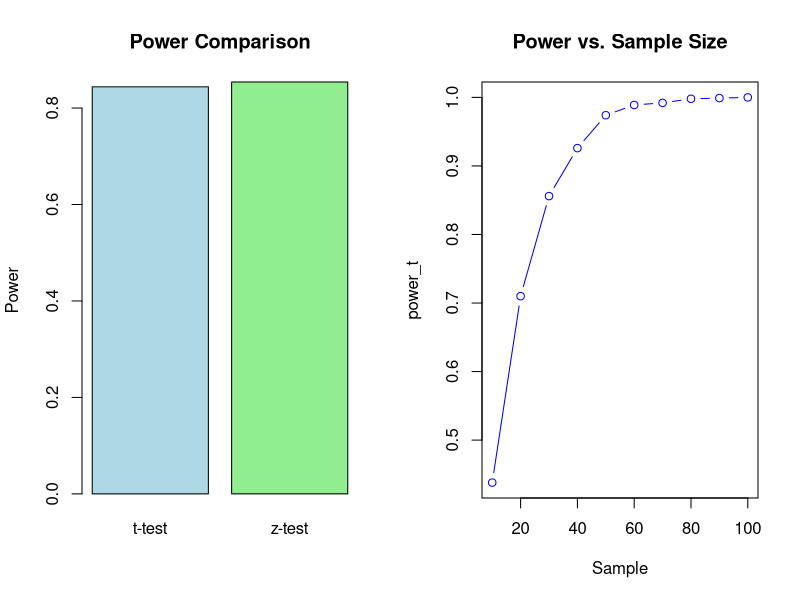

This chart was generated by the following R code:
# Lab 15: Compare the Power of Different Tests for the Same Hypothesis
# Parameters
mu0 <- 5 # Null hypothesis mean
mu1 <- 6 # Alternative hypothesis mean
sigma <- 2 # Population standard deviation
n <- 30 # Sample size
alpha <- 0.05 # Significance level
N_sim <- 1000 # Number of simulations
# Initialize power counters
power_t_test <- 0
power_z_test <- 0
# Simulation
set.seed(123)
for (i in 1:N_sim) {
 # Simulate data under H1
 data <- rnorm(n, mean = mu1, sd = sigma)
 # Perform t-test
 t_test <- t.test(data, mu = mu0, alternative = "greater")
 if (t_test$p.value < alpha) {
 power_t_test <- power_t_test + 1
 }
 # Perform z-test
 z_stat <- (mean(data) - mu0) / (sigma / sqrt(n))
 z_critical <- qnorm(1 - alpha)
 if (z_stat > z_critical) {
 power_z_test <- power_z_test + 1
 }
}
# Output
print(paste("Power of t-test:", power_t_test / N_sim))
print(paste("Power of z-test:", power_z_test / N_sim))
# Graphical Output
par(mfrow = c(1, 2))
# Power comparison
barplot(c(power_t_test / N_sim, power_z_test / N_sim), names.arg = c("t-test", "z-test"), col = c("lightblue", "lightgreen"), main = "Power Comparison", ylab = "Power")
# Effect of sample size on power
sample_sizes <- seq(10, 100, by = 10)
power_t <- sapply(sample_sizes, function(n) {
 sum(replicate(N_sim, t.test(rnorm(n, mean = mu1, sd = sigma), mu = mu0, alternative = "greater")$p.value < alpha)) / N_sim
})
plot(sample_sizes, power_t, type = "b", col = "blue", main = "Power vs. Sample Size", xlab = "Sample")